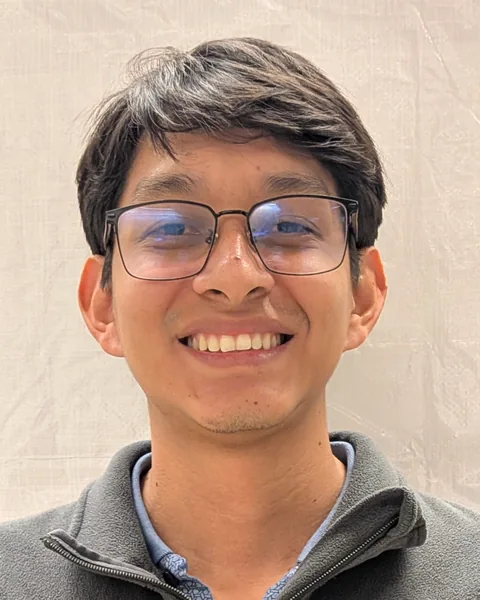
#> input picture assets/team/david-coronado-ecos.webp, 480 x 600 px
$ python -i make_team.py   (imports and definitions only)
#> lines starting #> are read from the running program, lines starting #| are printed output that depends on the picture
"""Team section and theory contact for the poster pages (2026-11-27).

Where things go (user, 2026-11-27):
- the main pipeFit page (index.html) has NO team section and NO photos; its theory section ends with a text-only
  contact ("Want to know more?": name, title, email, staff page);
- the WARA copy (wara/index.html, built from index.html by tools/build_wara.py) has the team section after the header
  (team leader card, then the students' photo grid: point at / tap a photo to see the name and email) and the contact
  with a photo.

Each student photo file is named "<Full Name> <email>.<ext>" (as the user provides them). The script crops a 4:5
head-and-shoulders tile around the face, resizes it to 480x600 and saves it as WebP without metadata under
assets/team/<slug>.webp. assets/team/team.json keeps the leaders, the students (order of first addition) and the contact.

    python tools/make_team.py "C:/Users/me/Downloads/Jane Doe jane@x.se.png" ...   # add or replace students
    python tools/make_team.py --remove "Jane Doe"                                  # take a student out
    python tools/make_team.py                                                      # only rewrite both pages
"""
from __future__ import annotations

import html
import json
import os
import re
import sys
from pathlib import Path

REPO = Path(__file__).resolve().parents[1]
TEAM = REPO / "assets" / "team"
LIST = TEAM / "team.json"
EMAIL = re.compile(r"[\w.+-]+@[\w-]+(?:\.[\w-]+)+")


# [9 lines left out: function parse, not called in this run]


def slug(name: str) -> str:
    s = re.sub(r"[^a-z0-9]+", "-", name.lower()).strip("-")
    return s or "member"


def crop(src: Path, dst: Path) -> str:
#> called with src = '../assets/team/david-coronado-ecos.webp', dst = 'out.png'
    import cv2
    import numpy as np
    from PIL import Image, ImageOps
    im = ImageOps.exif_transpose(Image.open(src)).convert("RGB")
#> im is the input picture: PIL image 480x600 RGB; mean R, G, B 185.7, 158.1, 140.7
    W, H = im.size
#> W = 480; H = 600
    g = cv2.cvtColor(np.array(im), cv2.COLOR_RGB2GRAY)
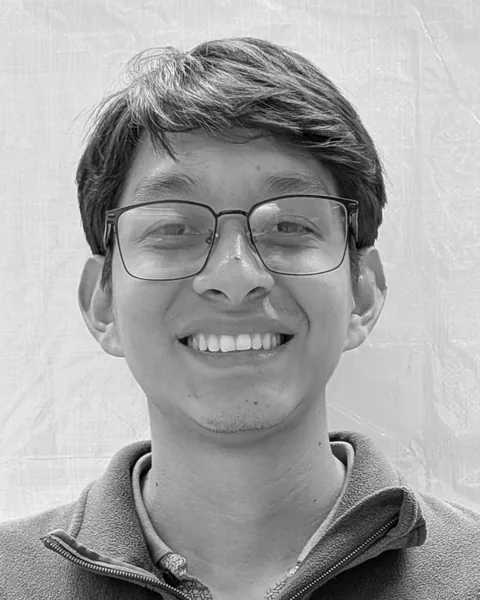
#> g: shape (600, 480); min 0, max 255, mean 164.4
    faces = []
    for xml in ("haarcascade_frontalface_default.xml", "haarcascade_frontalface_alt2.xml"):
        c = cv2.CascadeClassifier(os.path.join(cv2.data.haarcascades, xml))
        for sf, mn in ((1.1, 6), (1.05, 4), (1.05, 3)):
            faces = [r for r in c.detectMultiScale(g, scaleFactor=sf, minNeighbors=mn, minSize=(W // 8, W // 8)) if r[2] >= 0.3 * W]
            if faces:
                break
        if faces:
            break
    if faces:
        x, y, w, h = max(faces, key=lambda r: r[2] * r[3])
        cx, cy = x + w / 2, y + h / 2 + 0.12 * h
        ch = min(H, 2.9 * h)
#> ch = 600
        cw = ch * 4 / 5
#> cw = 480
        if cw > W:
            cw = W
            ch = cw * 5 / 4
        how = "face"
    else:
        cw = W
        ch = min(H, cw * 5 / 4)
        cx, cy = W / 2, min(H - ch / 2, max(ch / 2, 0.55 * H))
        how = "no face found (e.g. glasses): default crop, please look at the tile"
    left = int(round(min(max(cx - cw / 2, 0), W - cw)))
#> left = 0
    top = int(round(min(max(cy - ch / 2, 0), H - ch)))
#> top = 0
    tile = im.crop((left, top, left + int(cw), top + int(ch))).resize((480, 600), Image.LANCZOS)
#> (the run stopped early here; a loop or call above may not have finished)
